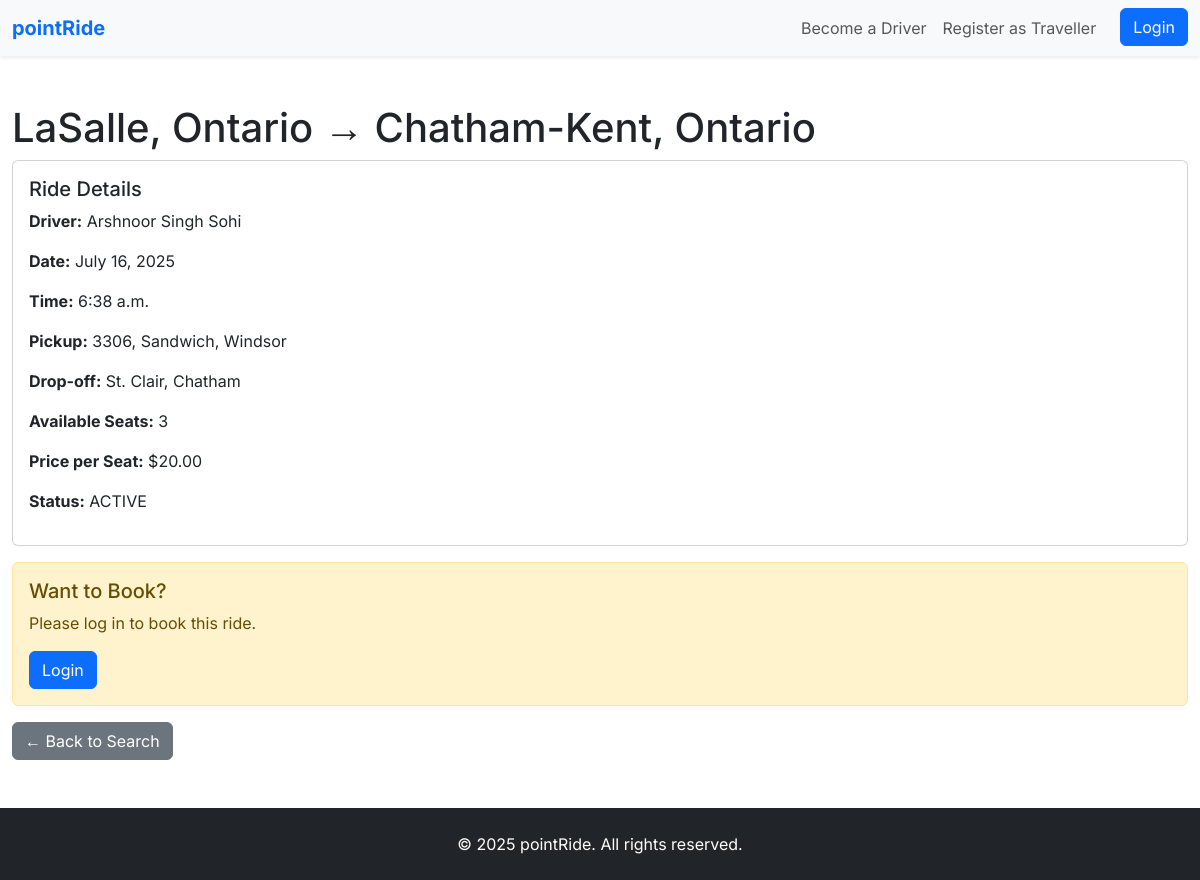
/rides/ride/4/, run on the app's committed database.
### rides/models.py (models this page shows, shortened)
class Ride(models.Model):
    RIDE_STATUS_CHOICES = [
        ('ACTIVE', 'Active'),
        ('FULL', 'Full'),
        ('COMPLETED', 'Completed'),
        ('CANCELLED', 'Cancelled'),
    ]
    route = models.ForeignKey(Route, on_delete=models.CASCADE, related_name='rides')
    driver = models.ForeignKey(User, on_delete=models.CASCADE, related_name='offered_rides')
    departure_date = models.DateField()
    departure_time = models.TimeField()
    available_seats = models.IntegerField(validators=[MinValueValidator(1), MaxValueValidator(8)])
    pickup_location = models.CharField(max_length=255)  # Specific address
    pickup_city = models.ForeignKey(City, on_delete=models.CASCADE, related_name='pickup_rides')
    dropoff_location = models.CharField(max_length=255)  # Specific address
    dropoff_city = models.ForeignKey(City, on_delete=models.CASCADE, related_name='dropoff_rides')
    notes = models.TextField(blank=True, null=True)
    price_per_seat = models.DecimalField(max_digits=8, decimal_places=2)
    status = models.CharField(max_length=20, choices=RIDE_STATUS_CHOICES, default='ACTIVE')
    created_at = models.DateTimeField(auto_now_add=True)
    updated_at = models.DateTimeField(auto_now=True)
    class Meta:
        ordering = ['departure_date', 'departure_time']
    @property
    def available_seats_count(self):
        confirmed_bookings = self.bookings.filter(status='CONFIRMED').count()
        return self.available_seats - confirmed_bookings

class City(models.Model):
    name = models.CharField(max_length=100, unique=True)
    province = models.CharField(max_length=50, default='Ontario')
    country = models.CharField(max_length=50, default='Canada')
    latitude = models.DecimalField(max_digits=9, decimal_places=6, null=True, blank=True)
    longitude = models.DecimalField(max_digits=9, decimal_places=6, null=True, blank=True)
    is_active = models.BooleanField(default=True)
    class Meta:
        verbose_name_plural = "Cities"
        ordering = ['name']
    def __str__(self):
        return f"{self.name}, {self.province}"

### accounts/models.py (models this page shows, shortened)
class User(AbstractUser):
    full_legal_name = models.CharField(max_length=255, blank=False, null=False)
    phone_number = models.CharField(max_length=20, blank=True, null=True)
    profile_picture = models.ImageField(
        upload_to='profile_pictures/',
        blank=True,
        null=True,
        validators=[FileExtensionValidator(allowed_extensions=['jpg', 'jpeg', 'png'])]
    )
    current_home_address = models.CharField(max_length=255, blank=False, null=False)
    starting_city = models.CharField(max_length=100, blank=False, null=False)
    bio = models.TextField(blank=True, null=True)
    languages_spoken = models.JSONField(default=list, blank=True, null=True)
    is_driver = models.BooleanField(default=False)
    is_traveller = models.BooleanField(default=True)  # Default to traveller
    groups = models.ManyToManyField(
        'auth.Group',
        verbose_name='groups',
        blank=True,
        help_text='The groups this user belongs to. A user will get all permissions granted to each of their groups.',
        related_name="custom_user_set",
        related_query_name="user",
    )
    user_permissions = models.ManyToManyField(
        'auth.Permission',
        verbose_name='user permissions',
        blank=True,
        help_text='Specific permissions for this user.',
        related_name="custom_user_set",
        related_query_name="user",
    )

### rides/views.py (the view, shortened to what this page needs)
# urls.py: path('ride/<int:ride_id>/', views.ride_detail, name='ride_detail'),
def ride_detail(request, ride_id):
    ride = get_object_or_404(Ride, id=ride_id)
    can_book = (
        request.user.is_authenticated and
        request.user.is_traveller and
        request.user != ride.driver and
        ride.status == 'ACTIVE' and
        ride.available_seats_count > 0
    )
    existing_booking = None
    if request.user.is_authenticated:
        existing_booking = Booking.objects.filter(
            ride=ride,
            traveller=request.user,
            status__in=['PENDING', 'CONFIRMED']
        ).first()
    context = {
        'ride': ride,
        'can_book': can_book,
        'existing_booking': existing_booking,
        'available_seats_range': range(1, min(5, ride.available_seats_count + 1))
    }
    return render(request, 'rides/ride_detail.html', context)

### rides/templates/rides/ride_detail.html (shortened to what this page needs)
{% extends 'base.html' %}
{% block content %}
<div class="container py-5">
    <h1>{{ ride.pickup_city }} → {{ ride.dropoff_city }}</h1>
    <div class="card">
        <div class="card-body">
            <h5>Ride Details</h5>
            <p><strong>Driver:</strong> {{ ride.driver.full_legal_name }}</p>
            <p><strong>Date:</strong> {{ ride.departure_date }}</p>
            <p><strong>Time:</strong> {{ ride.departure_time }}</p>
            <p><strong>Pickup:</strong> {{ ride.pickup_location }}</p>
            <p><strong>Drop-off:</strong> {{ ride.dropoff_location }}</p>
            <p><strong>Available Seats:</strong> {{ ride.available_seats_count }}</p>
            <p><strong>Price per Seat:</strong> ${{ ride.price_per_seat }}</p>
            <p><strong>Status:</strong> {{ ride.status }}</p>
        </div>
    </div>
    {% if existing_booking %}
        <div class="alert alert-info mt-3">
            <h5>Your Booking</h5>
            <p>You have already booked {{ existing_booking.seats_booked }} seat(s).</p>
            <p><strong>Status:</strong> {{ existing_booking.status }}</p>
            <a href="{% url 'rides:booking_detail' existing_booking.id %}" class="btn btn-primary">View Booking</a>
        </div>
    {% elif not user.is_authenticated %}
        <div class="alert alert-warning mt-3">
            <h5>Want to Book?</h5>
            <p>Please log in to book this ride.</p>
            <a href="{% url 'accounts:login' %}" class="btn btn-primary">Login</a>
        </div>
    {% elif user == ride.driver %}
        <div class="alert alert-info mt-3">
            <h5>Your Ride</h5>
            <p>This is your ride. You cannot book your own ride.</p>
        </div>
    {% else %}
        <div class="alert alert-secondary mt-3">
            <h5>Booking Not Available</h5>
            <p>This ride is not available for booking.</p>
        </div>
    {% endif %}
    <div class="mt-3">
        <a href="{% url 'rides:search_rides' %}" class="btn btn-secondary">← Back to Search</a>
    </div>
</div>
{% endblock %}

### static/css/style.css (style rules this page uses)
body { font-family: 'Inter', sans-serif; @apply bg-gray-50 text-gray-800; }
html, body, #root { height: 100%; }
a { @apply text-blue-600 hover:text-blue-800 transition-colors duration-200; }
h1, h2, h3, h4, h5, h6 { @apply font-semibold text-gray-900; }
h1 { @apply text-4xl md:text-5xl; }
.container { max-width: 1200px; }

### data on the page
Ride: pickup_city "LaSalle, Ontario", dropoff_city "Chatham-Kent, Ontario", driver.full_legal_name "Arshnoor Singh Sohi", departure_date "July 16, 2025", departure_time "6:38 a.m.", pickup_location "3306, Sandwich, Windsor", dropoff_location "St. Clair, Chatham", available_seats_count "3", price_per_seat "20.00", status "ACTIVE"
